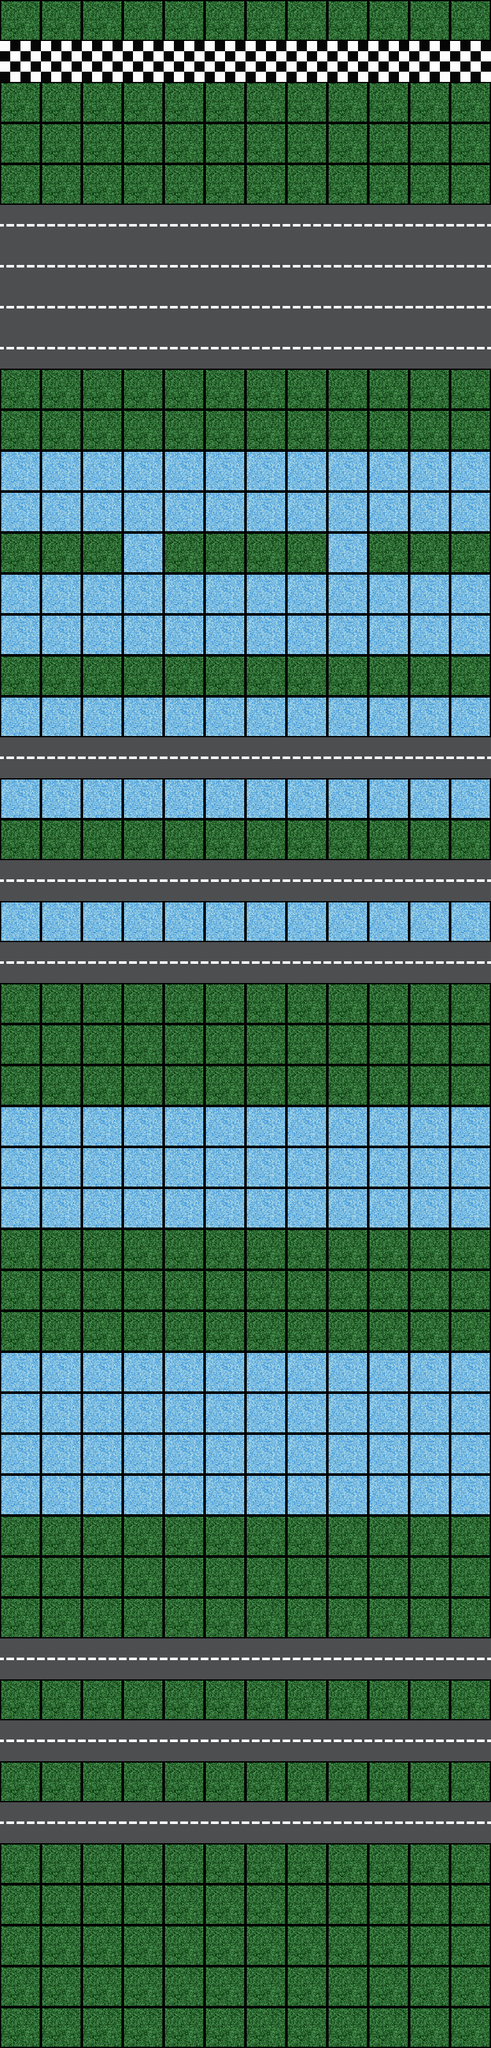

Tiled map render using the project's own tile images. Description and the map definition, with tile-layer contents summarised, below:
An orthogonal 12x50 tile map with 64x64 px tiles, 1 tile layer (background) and 112 objects (42x MovingLog, 33x MovingEnemy, 14x SaveSpot, 13x Pickup, 9x Death, ...).

<map version="1.5" tiledversion="1.7.2" orientation="orthogonal" renderorder="right-down" width="12" height="50" tilewidth="64" tileheight="64" infinite="0" nextlayerid="6" nextobjectid="178">
 <tileset firstgid="1" name="tiles" tilewidth="64" tileheight="64" tilecount="4" columns="2">
  <image source="tileset.png" width="128" height="128" />
 </tileset>
 <layer id="1" name="background" width="12" height="50">
  <data>[600 cells, 600 non-empty, 4 distinct tile ids]</data>
 </layer>
 <objectgroup id="4" name="pickups">
  <object id="49" name="Coin" type="Pickup" x="522.485" y="2762.92" width="42" height="42" />
  <object id="50" name="Coin" type="Pickup" x="138.152" y="2570.92" width="42" height="42" />
  <object id="51" name="Coin" type="Pickup" x="521.485" y="2376.92" width="42" height="42" />
  <object id="52" name="Coin" type="Pickup" x="201.121" y="1930.92" width="42" height="42" />
  <object id="53" name="Coin" type="Pickup" x="585.485" y="1482.92" width="42" height="42" />
  <object id="54" name="Coin" type="Pickup" x="199.485" y="1483.92" width="42" height="42" />
  <object id="55" name="Coin" type="Pickup" x="392.485" y="841.917" width="42" height="42" />
  <object id="56" name="Coin" type="Pickup" x="72.4848" y="844.917" width="42" height="42" />
  <object id="57" name="Coin" type="Pickup" x="650.485" y="841.917" width="42" height="42" />
  <object id="58" name="Coin" type="Pickup" x="325.985" y="202.417" width="42" height="42" />
  <object id="59" name="Coin" type="Pickup" x="520.818" y="459.917" width="42" height="42" />
  <object id="60" name="Coin" type="Pickup" x="263.485" y="651.917" width="42" height="42" />
  <object id="61" name="Coin" type="Pickup" x="329.485" y="1163.92" width="42" height="42" />
 </objectgroup>
 <objectgroup id="2" name="enemies">
  <object id="2" name="Water" type="Death" x="2" y="2136" width="765" height="195.333" />
  <object id="3" name="Car" type="MovingEnemy" x="774.333" y="2817.33" width="110" height="56">
   <properties>
    <property name="goesLeft" type="bool" value="true" />
   </properties>
  </object>
  <object id="4" name="Car" type="MovingEnemy" x="966.333" y="2817.33" width="110" height="56">
   <properties>
    <property name="goesLeft" type="bool" value="true" />
   </properties>
  </object>
  <object id="6" name="Car" type="MovingEnemy" x="1542.33" y="2817.33" width="110" height="56">
   <properties>
    <property name="goesLeft" type="bool" value="true" />
   </properties>
  </object>
  <object id="7" name="Car" type="MovingEnemy" x="1350.33" y="2817.33" width="110" height="56">
   <properties>
    <property name="goesLeft" type="bool" value="true" />
   </properties>
  </object>
  <object id="8" name="Car" type="MovingEnemy" x="-889" y="2689" width="110" height="56">
   <properties>
    <property name="goesLeft" type="bool" value="false" />
   </properties>
  </object>
  <object id="9" name="Car" type="MovingEnemy" x="-697" y="2689" width="110" height="56">
   <properties>
    <property name="goesLeft" type="bool" value="false" />
   </properties>
  </object>
  <object id="10" name="Car" type="MovingEnemy" x="-121" y="2689" width="110" height="56">
   <properties>
    <property name="goesLeft" type="bool" value="false" />
   </properties>
  </object>
  <object id="11" name="Car" type="MovingEnemy" x="-313" y="2689" width="110" height="56">
   <properties>
    <property name="goesLeft" type="bool" value="false" />
   </properties>
  </object>
  <object id="12" name="Car" type="MovingEnemy" x="777" y="2564" width="110" height="56" />
  <object id="13" name="Car" type="MovingEnemy" x="969" y="2564" width="110" height="56" />
  <object id="14" name="Car" type="MovingEnemy" x="1545" y="2564" width="110" height="56" />
  <object id="15" name="Car" type="MovingEnemy" x="1353" y="2564" width="110" height="56" />
  <object id="94" name="Water" type="Death" x="9" y="1756" width="754" height="140" />
  <object id="95" name="Water" type="Death" x="2" y="1416" width="763" height="46" />
  <object id="96" name="Water" type="Death" x="-1" y="1232" width="770" height="34" />
  <object id="97" name="Water" type="Death" x="1" y="1097" width="764" height="42" />
  <object id="104" name="FinishLine" type="SaveSpot" x="-2" y="66" width="772" height="56">
   <properties>
    <property name="isEnd" type="bool" value="true" />
   </properties>
  </object>
  <object id="105" type="SaveSpot" x="1" y="657" width="766" height="33" />
  <object id="106" type="SaveSpot" x="3" y="840" width="188" height="45" />
  <object id="107" type="SaveSpot" x="258" y="845" width="251" height="39" />
  <object id="108" type="SaveSpot" x="577" y="844" width="189" height="36" />
  <object id="109" type="SaveSpot" x="2" y="1037" width="765" height="41" />
  <object id="110" type="SaveSpot" x="-3" y="1169" width="773" height="31" />
  <object id="111" type="SaveSpot" x="0" y="1360" width="768" height="34" />
  <object id="112" type="SaveSpot" x="4" y="1682" width="762" height="33" />
  <object id="113" type="SaveSpot" x="-1" y="2067" width="767" height="26" />
  <object id="124" name="Car" type="MovingEnemy" x="-128" y="1474" width="110" height="56">
   <properties>
    <property name="goesLeft" type="bool" value="false" />
   </properties>
  </object>
  <object id="125" name="Car" type="MovingEnemy" x="-505" y="1474" width="110" height="56">
   <properties>
    <property name="goesLeft" type="bool" value="false" />
   </properties>
  </object>
  <object id="126" name="Car" type="MovingEnemy" x="-889" y="1474" width="110" height="56">
   <properties>
    <property name="goesLeft" type="bool" value="false" />
   </properties>
  </object>
  <object id="127" name="Car" type="MovingEnemy" x="1538.83" y="1352" width="110" height="56">
   <properties>
    <property name="goesLeft" type="bool" value="true" />
   </properties>
  </object>
  <object id="128" name="Car" type="MovingEnemy" x="1161.83" y="1352" width="110" height="56">
   <properties>
    <property name="goesLeft" type="bool" value="true" />
   </properties>
  </object>
  <object id="129" name="Car" type="MovingEnemy" x="777.833" y="1352" width="110" height="56">
   <properties>
    <property name="goesLeft" type="bool" value="true" />
   </properties>
  </object>
  <object id="134" name="Car" type="MovingEnemy" x="-969.667" y="1153.33" width="110" height="56">
   <properties>
    <property name="goesLeft" type="bool" value="false" />
   </properties>
  </object>
  </objectgroup>
 <objectgroup id="3" name="logs">
  <!-- 43 objects omitted --></objectgroup>
 <objectgroup id="5" name="player">
  <!-- 1 objects omitted --></objectgroup>
</map>
<!-- 65 of 112 objects omitted -->